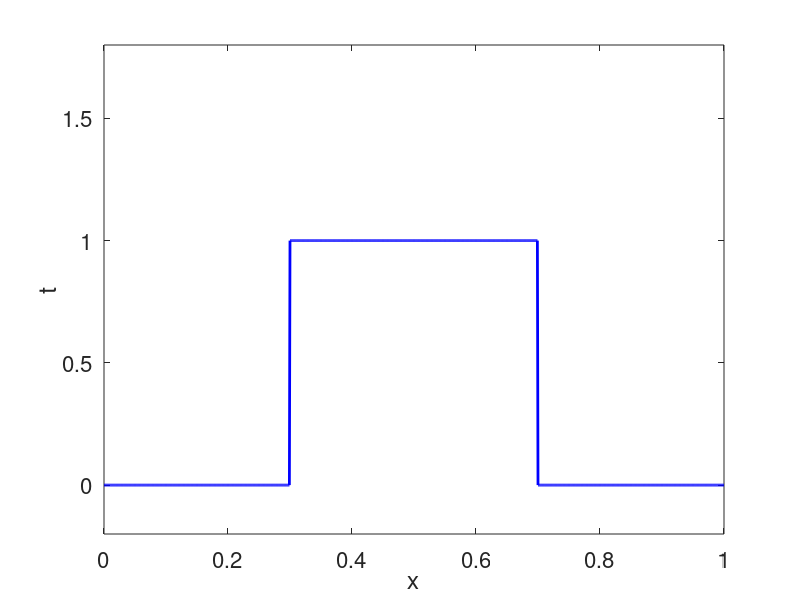

Reproduce this figure in MATLAB.
clear all
close all

x = 0:.001:1;
y = [zeros(1,300),ones(1,400),zeros(1,301)];

plot(x,y,'Color','blue','LineWidth',2)
axis([0 1 -.2 1.8])
xlabel('x','FontSize',16)
ylabel('t','FontSize',16)
set(gca,'FontSize',16)
